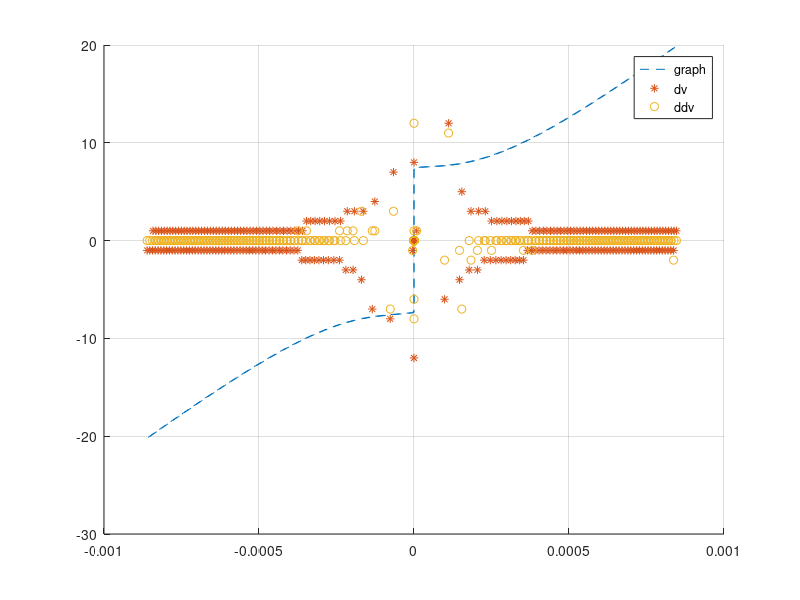

Source code (MATLAB):
clc
clear
close all

Imin=-0.5;
Imax=0.5;
Points=400;

initialStepSize=((Imax-Imin)/Points);

data=dlmread('NoPump.DAT');
V=data(:,1);
I=data(:,2);
datal=length(I);
clear data;
Vthresh=(max(V)-min(V))*2/datal;
dV=diff(V)/Vthresh;

intdv=round(dV);
ddV=diff(intdv);


hold on
plot(V,I/(2e-5),'--')
plot(V(2:datal),intdv,'*')
plot(V(3:datal),ddV,'o')
legend('graph','dv','ddv');
grid on
hold off